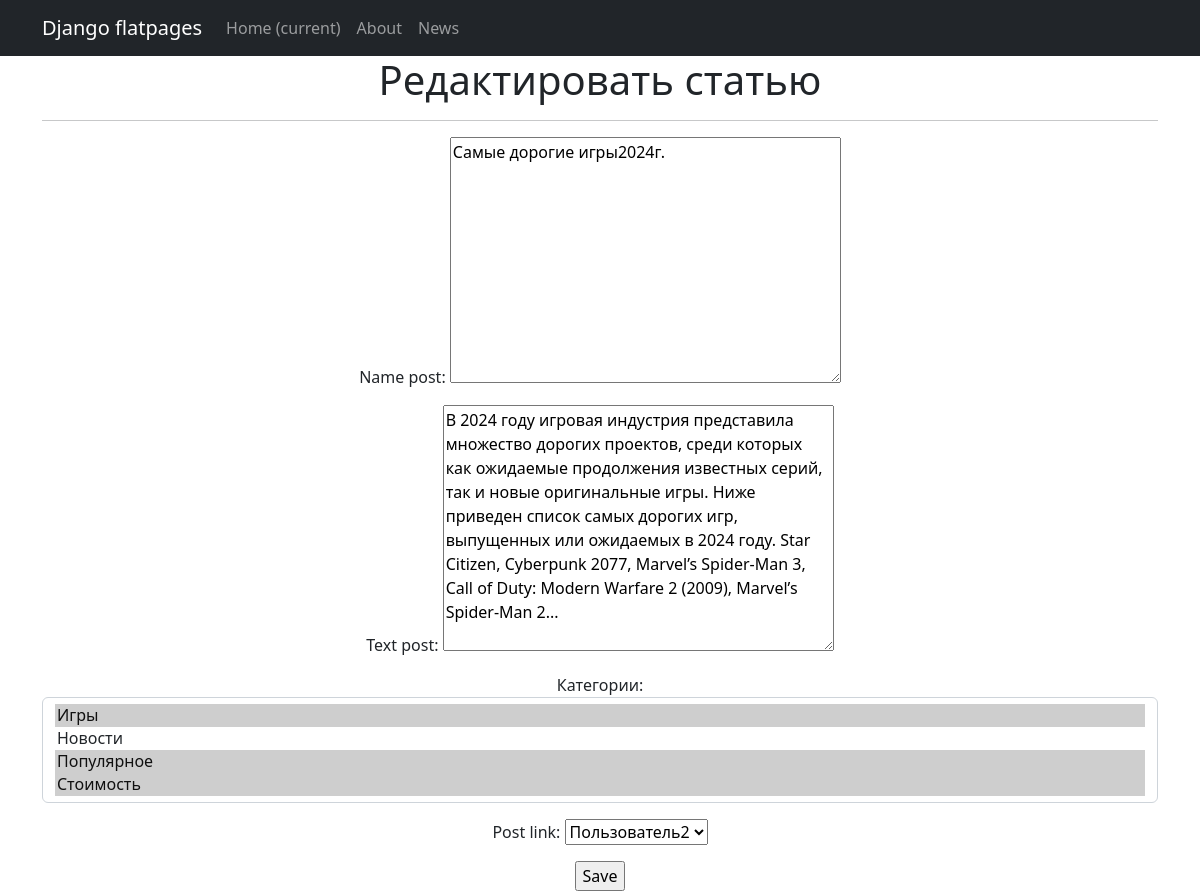
/news/articles/2/edit/ (signed in), run on the app's committed database.
### News_Portal/models.py (models this page shows, shortened)
class Post(models.Model):
    post_link = models.ForeignKey(Author, on_delete=models.CASCADE)
    field_choice = models.BooleanField(default=0, choices=POSTS_CHOIСES)   # 0 - статья \ 1 - новость
    date_time_create = models.DateTimeField(auto_now_add=True)
    categories = models.ManyToManyField(Category, through='PostCategory')
    name_post = models.TextField()
    text_post = models.TextField()
    rating_post_user = models.IntegerField(default=0)   #возможно нужно чтото придумать
    def __str__(self):
        return f'{self.name_post.title()}: {self.text_post[:20]}...'

### News_Portal/views.py (the view)
# urls.py: path('articles/<int:pk>/edit/', ArticlesUpdate.as_view(), name='articles_edit'),
class ArticlesUpdate(PermissionRequiredMixin, LoginRequiredMixin, UpdateView):
    permission_required = ('News_Portal.change_Post',)
    form_class = ArticlesForm
    model = Post
    template_name = 'news_portal/post_edit.html'
    def dispatch(self, request, *args, **kwargs):
        self.object = self.get_object()  # Получаем объект
        if self.object.field_choice == 1:
            error_message = 'Вы пытаетесь редактировать новость, а не статью.'
            return redirect(reverse('error_view', kwargs={'error_name': 'Ошибка редактирования', 'error_message': error_message}))
        return super().dispatch(request, *args, **kwargs)
    def get_context_data(self, **kwargs):
        context = super().get_context_data(**kwargs)
        print(context)
        context['choice_post'] = 'Редактировать статью'  # Изменяем текст на "Создать новость"
        return context

### News_Portal/forms.py (shortened to what this page needs)
class ArticlesForm(forms.ModelForm):
    categories = forms.ModelMultipleChoiceField(
        queryset=Category.objects.all(),
        required=False,
        widget=forms.SelectMultiple(attrs={'class': 'form-control'}),
        label='Категории'
    )
    class Meta:
        model = Post
        fields = ['name_post', 'text_post', 'categories', 'post_link']
    def __init__(self, *args, **kwargs):
        super(ArticlesForm, self).__init__(*args, **kwargs)
        self.fields['categories'].label_from_instance = lambda obj: obj.name_category
        self.fields['post_link'].label_from_instance = lambda obj: obj.author

### templates/news_portal/post_edit.html (shortened to what this page needs)
{% extends 'flatpages/default.html' %}
{% block content %}
<h1>{{ choice_post }}</h1>
<hr>
<form action="" method="post">
    {{ form.as_p }}
    <input type="submit" value="Save" />
</form>
{% endblock content %}

### data on the page
Post: name_post "Самые дорогие игры2024г.", text_post "В 2024 году игровая индустрия представила множество дорогих проектов, среди которых как ожидаемые продолжения известных серий, так и новые оригинальные игры. Ниже приведен список самых дорогих игр, выпущенных или ожидаемых в 2024 году. Star Citizen, Cyberpunk 2077, Marvel’s Spider-Man 3, Call of Duty: Modern Warfare 2 (2009), Marvel’s Spider-Man 2...", post_link "Пользователь2"

### other printed values
{{ choice_post }} "Редактировать статью"
